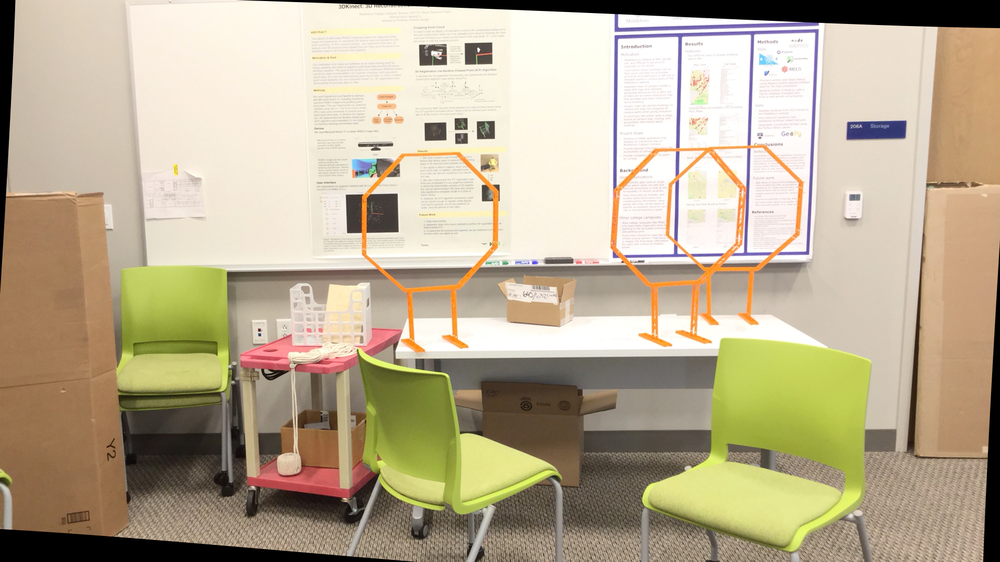
#> input picture Chapitre 6/images/im0.png, 1000 x 562 px, shrunk from 1920 x 1080 before the run; its folder holds 4 pictures in this run
$ jupyter execute --allow-errors Distortion.ipynb
#> lines starting #> are read from the running program, lines starting #| are printed output that depends on the picture
## Distorsion de l'image

Enfin, nous prenons en compte la distorsion de la lentille. La distorsion est généralement radiale, ce qui signifie que la distorsion des pixels dépend
sur sa distance à l'origine *O*. La distorsion radiale peut être soit positive (distorsion en barillet), soit négative (distorsion en coussinet).
Distorsion). Dans les deux cas, nous pouvons décrire la distorsion avec un modèle quadratique qui mappe le (u,v) idéal et non déformé
coordonnées antérieures aux coordonnées réelles observées avec distorsion (ud, vd).

Puisque la distorsion dépend de l’origine, on obtient l’équation suivante :

L'ampleur de la distorsion dépend du FoV de la caméra et d'un désalignement potentiel entre l'objectif et le capteur optique.

[cell 1]
import numpy as np
import cv2
import os
from glob import glob
import matplotlib.pyplot as plt
from scipy.spatial.transform import Rotation

[cell 2]
square_size = 2.0
img_mask = "../Chapitre 1/images/*.png"
pattern_size = (7, 9)

figsize = (20, 20)

img_names = glob(img_mask)
num_images = len(img_names)

pattern_points = np.zeros((np.prod(pattern_size), 3), np.float32)
pattern_points[:, :2] = np.indices(pattern_size).T.reshape(-1, 2)
pattern_points *= square_size

obj_points = []
img_points = []
h, w = cv2.imread(img_names[0]).shape[:2]
#> h = 562; w = 1000


keep_idxs=np.ones(num_images)
for i, fn in enumerate(img_names):


    img = cv2.cvtColor(cv2.imread(fn), cv2.COLOR_BGR2GRAY)
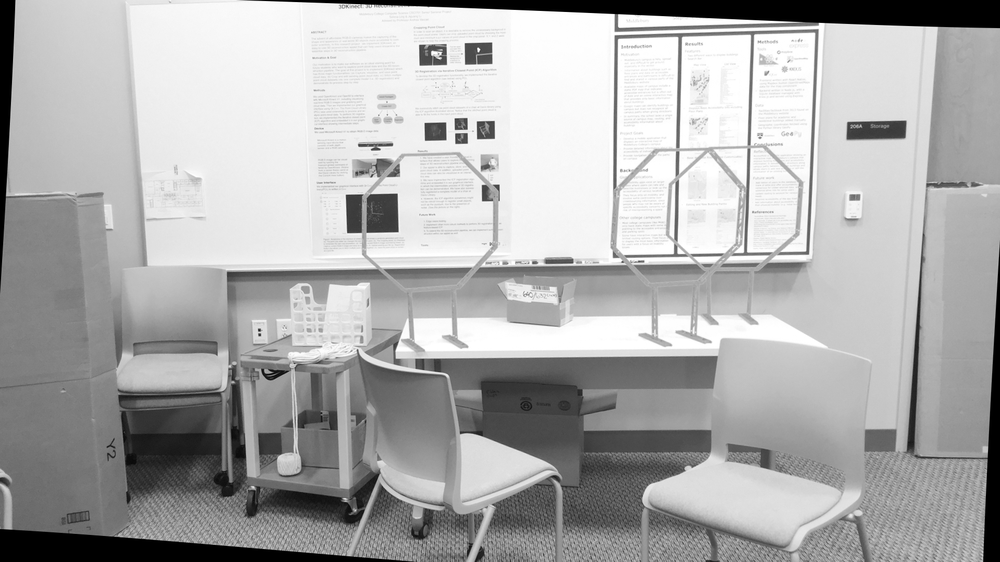
#> img: shape (562, 1000); min 0, max 255, mean 173.5


    found, corners = cv2.findChessboardCorners(img, pattern_size)
#> found = False; corners = None
    if not found:
        keep_idxs[i]=0
        print("chessboard not found")
        continue


    img_points.append(corners.reshape(-1, 2))
    obj_points.append(pattern_points)
#> pass 2 of the loop `for i, fn in enumerate(img_names):`:
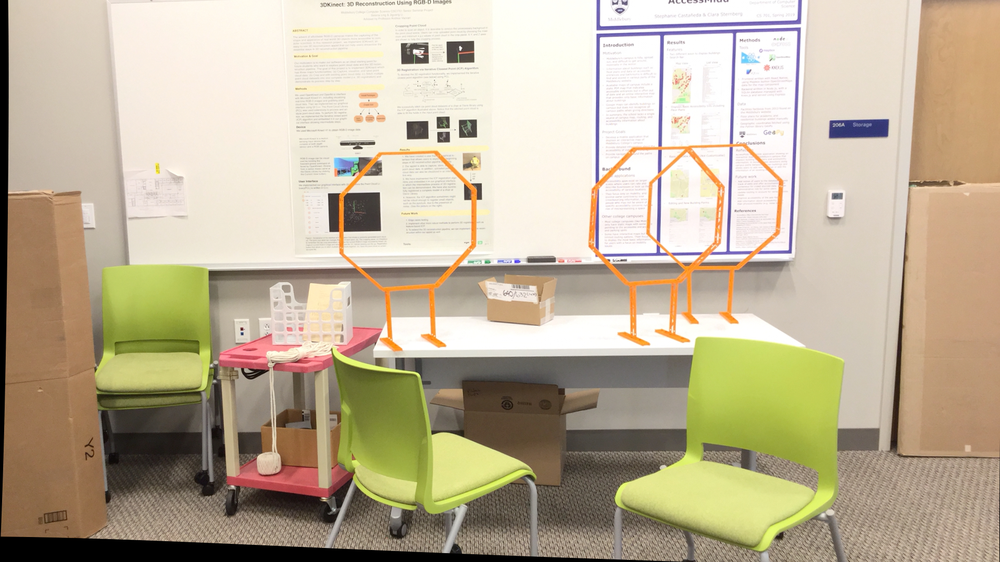
#> input picture Chapitre 6/images/im1.png, 1000 x 562 px, shrunk from 1920 x 1080 before the run
#> `img = cv2.cvtColor(cv2.imread(fn), cv2.COLOR_BGR2GRAY)`:
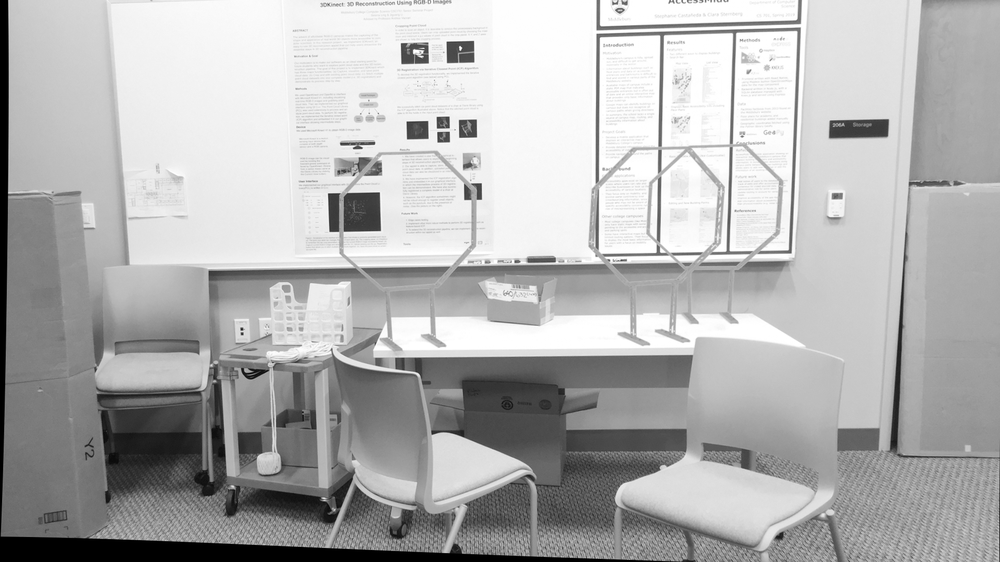
#> img: shape (562, 1000); min 0, max 255, mean 178.2


img_names=[img_names[i] for i in range(num_images) if keep_idxs[i]==1]
#> img_names = []


# calculate camera distortion
#> (the rest of this cell did not finish here and is left out)

[cell 3]
i=0
# Paramètres intrinsèques des caméras
#> (the rest of this cell did not finish here and is left out)

#> (a cell that did not finish here is left out)

#> (a cell that did not finish here is left out)

[cell 6]
def makeWorldVector(x=0, y=0, z=0):
    """
     Crée un vecteur de coordonnées mondiales à partir des composants x, y, z
     :numéro de paramètre x : coordonnée x du point en mètres
     :numéro de paramètre y : coordonnée y du point en mètres
     :param number z : coordonnée z du point en mètres
     :return : Vecteur en coordonnées mondiales
     :rtype: np.array(x, y, z, 1)
     """
    return np.array(
        [[x],
         [y],
         [z],
         [1]]
    )

def worldToPixels(Pw):
    """
     Convertit un vecteur en coordonnées mondiales en coordonnées de pixels UV
     :param np.array(x, y, z, 1) Pw : vecteur mondial
     :return : (u,v) coordonnées en pixels du point mondial dans le cadre de l'image
     :rtype : Tuple[nombre, nombre]
     """
    Pc = np.matmul(T, Pw)
    Pc_norml = (Pc / Pc[2][0])
    p = np.matmul(K, Pc_norml)
    uv = p[:-1]
    return uv[0], uv[1]

# [10 lines left out: function plotPoints, not called in this run]

Pw = makeWorldVector(x=2, y=0)
#> (the rest of this cell did not finish here and is left out)

#> (a cell that did not finish here is left out)

Nous pouvons rapidement voir que nous avons affaire à une sorte de distorsion radiale et que notre cube ne tomberait PAS correctement sur cette nouvelle image, puisque nous n'avons pas pris en compte la distorsion lors de la conversion des coordonnées du monde en valeurs uv.

Sous Opencv la la distorsion radiale est représentée comme suit :
$$x_{distorted}=x(1+k_1r^2+k_2r^4+k_3r^6)$$
$$y_{distorted}=y(1+k_1r^2+k_2r^4+k_3r^6)$$
De même, une distorsion tangentielle se produit parce que l’objectif de prise d’image n’est pas parfaitement aligné parallèlement au plan d’imagerie. Ainsi, certaines zones de l’image peuvent paraître plus proches que prévu. L’ampleur de la distorsion tangentielle peut être représentée comme ci-dessous :
$$x_{distorted}=x+[2p_1xy+p_2(r^2+2x^2)]$$
$$y_{distorted}=y+[2p_2xy+p_1(r^2+2y^2)]$$
En bref, nous devons trouver cinq paramètres, appelés coefficients de distorsion donnés par :
$$coefficients=(k_1, k_2 ,p_1, p_2 ,k_2)$$

On retrouve quelques points spécifiques dont on connaît déjà les positions relatives (par exemple les coins carrés de l'échiquier). Nous connaissons les coordonnées de ces points dans l'espace réel et nous connaissons les coordonnées dans l'image, nous pouvons donc résoudre les coefficients de distorsion. Pour de meilleurs résultats, nous avons besoin d’au moins 10 modèles de test.

[cell 8]
# [26 lines left out: function undistortPoint, not called in this run]

La non-distorsion prend les coordonnées du cadre de la caméra comme entrées. Nous devons donc modifier notre fonction worldToPixels pour prendre en compte la distorsion avant de calculer les valeurs de pixels discrètes.

[cell 9]
# [23 lines left out: function worldToPixelsDistorted, not called in this run]

Utilisez maintenant notre fonction de non-distorsion pour normaliser notre grille d'échecs

[cell 10]
us, vs = [], []

# Create a board of size 9x6
#> (the rest of this cell did not finish here and is left out)

Nous constatons que notre distorsion a fonctionné :
* nous avons réussi à déformer nos estimations ponctuelles pour les adapter à l'image réelle. Mais essayons aussi l'inverse : corrigez la distorsion d'une image de manière à conserver les lignes droites.

Pour ce faire, nous pourrions en théorie inverser notre fonction de cartographie et mapper chaque pixel de l'image déformée à l'image d'origine.

Puisque cela nécessiterait d'inverser notre fonction de mappage, ce qui entraînerait un problème polynomial coûteux, nous procédons plus simplement : nous parcourons les pixels d'une image vierge et trouvons - pour chaque pixel - celui correspondant dans le pixel déformé.

[cell 11]
# [34 lines left out: function undistortImage, not called in this run]

Nous pouvons désormais déformer notre image avant de convertir les coordonnées mondiales en coordonnées de pixels discrétisées, ce qui conduit à une image parfaitement visible sans aucune distorsion, ce qui implique que nous n'avons plus besoin de déformer nos points avant de les dessiner sur l'image.

La fonction ci-dessus prendra un certain temps puisqu'un système linéaire d'équations doit être résolu pour chacun de nos pixels.

#> (a cell that did not finish here is left out)

[cell 13]
plt.imshow(img)
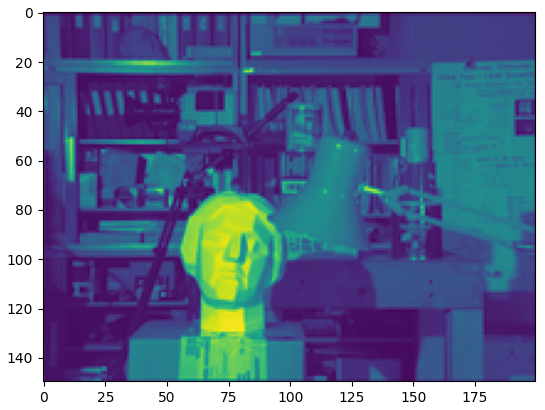
#> figure drawn by matplotlib, 1 panel
